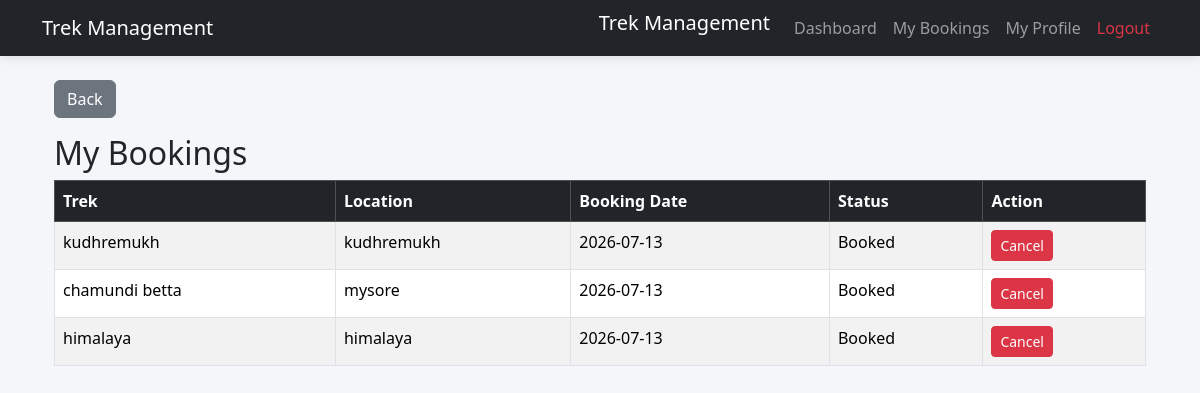
The page /user/bookings (signed in) on the database its author committed.
### application/models.py (models this page shows, shortened)
class Booking(db.Model):
    __tablename__ = "bookings"
    id = db.Column(db.Integer, primary_key=True)
    user_id = db.Column(
        db.Integer,
        db.ForeignKey("users.id"),
        nullable=False
    )
    trek_id = db.Column(
        db.Integer,
        db.ForeignKey("treks.id"),
        nullable=False
    )
    booking_date = db.Column(
        db.Date,
        nullable=False
    )
    status = db.Column(
        db.String(20),
        default="Booked"
    )
    user = db.relationship(
        "User",
        backref="bookings"
    )
    trek = db.relationship(
        "Trek",
        backref="bookings"
    )

class Trek(db.Model):
    __tablename__ = "treks"
    id = db.Column(db.Integer, primary_key=True)
    trek_name = db.Column(db.String(100), nullable=False)
    location = db.Column(db.String(100), nullable=False)
    difficulty = db.Column(db.String(20), nullable=False)
    duration = db.Column(db.Integer, nullable=False)
    available_slots = db.Column(db.Integer, nullable=False)
    assigned_staff_id = db.Column(
        db.Integer,
        db.ForeignKey("users.id"),
        nullable=True
    )
    status = db.Column(
        db.String(20),
        default="Pending"
    )
    start_date = db.Column(db.Date, nullable=False)
    end_date = db.Column(db.Date, nullable=False)
    staff = db.relationship("User", backref="assigned_treks")

### app.py (the view)
@app.route("/user/bookings")
def booking_history():
    if "user_id" not in session:
        return redirect("/login")
    if session["role"] != "user":
        return "Access Denied"
    bookings = Booking.query.filter_by(
        user_id=session["user_id"]
    ).all()
    return render_template(
        "booking_history.html",
        bookings=bookings
    )

### templates/booking_history.html (shortened to what this page needs)
{% extends "base.html" %}
{% block content %}
<div class="container mt-4">
    <a
        href="{{ url_for('user_dashboard') }}"
        class="btn btn-secondary mb-3">
        Back
    </a>
    <h2>My Bookings</h2>
    <table class="table table-bordered table-striped">
        <thead class="table-dark">
            <tr>
                <th>Trek</th>
                <th>Location</th>
                <th>Booking Date</th>
                <th>Status</th>
                <th>Action</th>
            </tr>
        </thead>
        <tbody>
            {% for booking in bookings %}
            <tr>
                <td>{{ booking.trek.trek_name }}</td>
                <td>{{ booking.trek.location }}</td>
                <td>{{ booking.booking_date }}</td>
                <td>{{ booking.status }}</td>
                <td>
                    {% if booking.status == "Booked" %}
                        <a
                            href="{{ url_for('cancel_booking', booking_id=booking.id) }}"
                            class="btn btn-danger btn-sm">
                            Cancel
                        </a>
                    {% else %}
                        -
                    {% endif %}
</td>
            </tr>
            {% endfor %}
        </tbody>
    </table>
</div>
{% endblock %}

### static/css/style.css (style rules this page uses)
body { background:#f4f6f9; }

### rows shown on the page
Booking: trek.trek_name "kudhremukh", trek.location "kudhremukh", booking_date "2026-07-13", status "Booked"
Booking: trek.trek_name "chamundi betta", trek.location "mysore", booking_date "2026-07-13", status "Booked"
Booking: trek.trek_name "himalaya", trek.location "himalaya", booking_date "2026-07-13", status "Booked"
